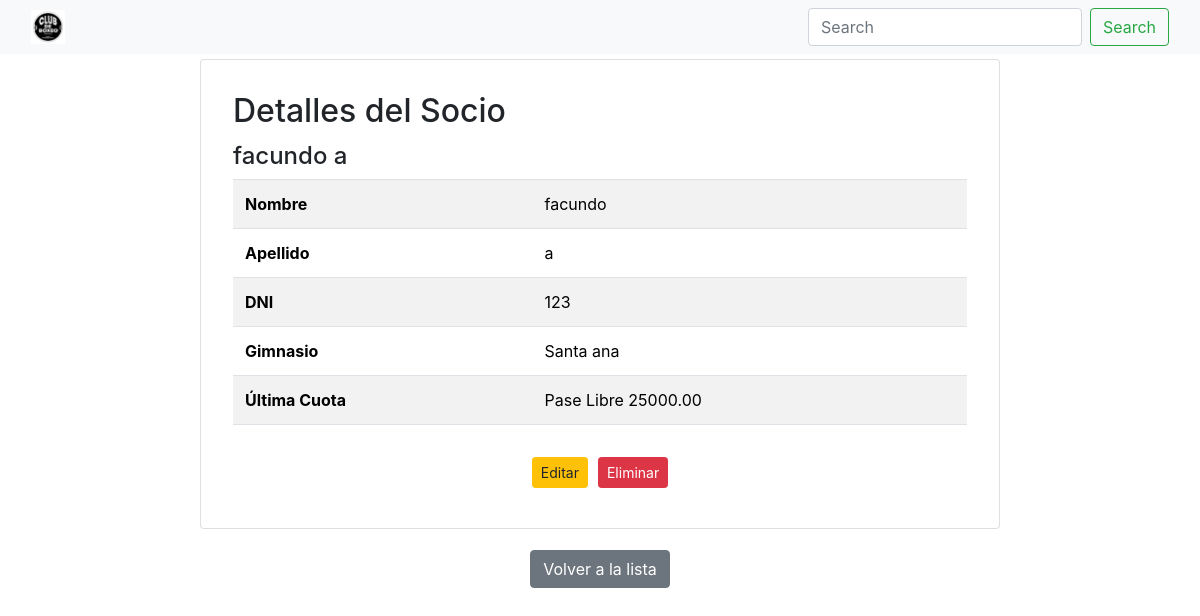
The app's page /socios/detalle/22/ with its own data.
### gimnasio/models.py (models this page shows, shortened)
class Socio(models.Model):
    usuario = models.ForeignKey(Usuario, on_delete=models.CASCADE)  # Enlace a la tabla de usuarios
    nombre = models.CharField(max_length=255)
    apellido = models.CharField(max_length=255)
    dni = models.CharField(max_length=20)  # Asumiendo que el DNI es una cadena
    gimnasio = models.ForeignKey(Gimnasio, on_delete=models.CASCADE, related_name="socios",default=None)
    tipo_mensualidad = models.ForeignKey('TipoMensualidad', on_delete=models.SET_NULL, null=True, blank=True) # Relación con TipoMensualidad
    clases_restantes = models.IntegerField(default=0)
    fecha_vencimiento = models.DateField(null=True, blank=True) # Nuevo Campo
    class Meta:
        db_table = 'Socios'
        verbose_name = 'Socio'
        verbose_name_plural = 'Socios'

class Gimnasio(models.Model):
    direccion = models.CharField(max_length=255)
    def __str__(self):
        return '%s  '%(self.direccion)
    class Meta:
        db_table = 'Gimnasios'
        verbose_name = 'Gimnasio'
        verbose_name_plural = 'Gimnasios'

class Cuota(models.Model):
    socio = models.ForeignKey(Socio, on_delete=models.CASCADE)
    tipo_mensualidad = models.ForeignKey(TipoMensualidad, on_delete=models.CASCADE)
    precio = models.FloatField(null=True, blank=True)
    efectivo = models.FloatField(null=True, blank=True)
    fecha_inicio = models.DateField(default=date.today)
    transferencia = models.FloatField(null=True, blank=True)
    tarjeta_credito = models.FloatField(null=True, blank=True)
    gimnasio = models.ForeignKey(Gimnasio, on_delete=models.CASCADE, related_name="cuota",default=None)
    class Meta:
        db_table = 'Cuotas'
        verbose_name = 'Cuota'
        verbose_name_plural = 'Cuotas'

class TipoMensualidad(models.Model):
    tipo = models.CharField(max_length=255)  # Ejemplo de longitud máxima, ajústala según necesites
    precio = models.DecimalField(max_digits=10, decimal_places=2)  # Usando DecimalField para precios
    def __str__(self):
        return '%s %s  '%(self.tipo,self.precio)
    class Meta:
        db_table = 'TipoMensualidades'
        verbose_name = 'TipoMensualidad'
        verbose_name_plural = 'TipoMensualidades'

### gimnasio/views.py (the view)
# urls.py: path('socios/detalle/<int:pk>/', views.detalle_socio, name='detalle_socio')
def detalle_socio(request, pk):
    socio = get_object_or_404(Socio, pk=pk)
    ultima_cuota = Cuota.objects.filter(socio=socio).order_by('-id').first()
    return render(request, 'detalle_socio.html', {'socio': socio, 'ultima_cuota': ultima_cuota})

### gimnasio/templates/detalle_socio.html (shortened to what this page needs)
{% extends "base.html" %}
{% load static %}
{% block content %}
<!DOCTYPE html>
<html lang="es">
<head>
    <link rel="stylesheet" href="https://stackpath.bootstrapcdn.com/bootstrap/4.5.2/css/bootstrap.min.css">
</head>
<body>
    <div class="center-container">
        <div class="card">
            <div class="card-body">
               <h2 class="card-title">Detalles del Socio</h2>
               <tr>
                <h4>{{ socio.nombre }} {{ socio.apellido }}</h4>
               </tr>
                <table class="table table-striped">
                  <tbody>
                    <tr>
                      <th>Nombre</th>
                      <td>{{ socio.nombre }}</td>
                    </tr>
                     <tr>
                      <th>Apellido</th>
                      <td>{{ socio.apellido }}</td>
                    </tr>
                    <tr>
                      <th>DNI</th>
                      <td>{{ socio.dni }}</td>
                    </tr>
                      <tr>
                      <th>Gimnasio</th>
                      <td>{{ socio.gimnasio }}</td>
                    </tr>
                    {% if ultima_cuota %}
                      <tr>
                       <th>Última Cuota</th>
                        <td>{{ ultima_cuota.tipo_mensualidad }}</td>
                      </tr>
                    {% else %}
                     <tr>
                       <th>Última Cuota</th>
                        <td>No tiene cuotas registradas</td>
                      </tr>
                    {% endif %}
                  </tbody>
                </table>
                <div class="spaced-buttons">
                    <a href="{% url 'editar_socio' socio.pk %}" class="btn btn-sm btn-warning">Editar</a>
                    <a href="{% url 'eliminar_socio' socio.pk %}" class="btn btn-sm btn-danger">Eliminar</a>
                 </div>
            </div>
        </div>
    </div>
   <div class="button-container">
       <a href="{% url 'lista_socios' %}" class="btn btn-secondary">Volver a la lista</a>
   </div>
</body>
</html>
{% endblock %}

### gimnasio/templates/detalle_socio.html (style rules this page uses)
.center-container { display: flex; justify-content: center; align-items: center; min-height: 60vh; }
.card { width: 80%; max-width: 800px; display: flex; flex-direction: column; }
.card-body { flex: 1; display: flex; flex-direction: column; padding: 2rem; }
.button-container { display: flex; justify-content: center; margin-top: 1rem; margin-bottom: 0.5rem; }
.spaced-buttons { display: flex; justify-content: center; gap: 10px; margin-top: 1rem; margin-bottom: 0.5rem; }

### records on screen
Socio: nombre "facundo", apellido "a", dni "123", gimnasio "Santa ana"
Cuota: tipo_mensualidad "Pase Libre 25000.00"
